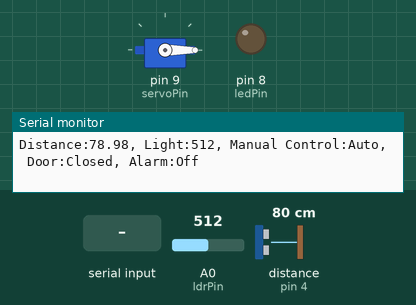
A sketch run on a simulated Arduino Uno, built with avr-gcc and run on an emulated ATmega328P. Parts: servo, output pins drawn as LEDs (lit = HIGH), the last lines printed to the serial monitor. Wiring (inferred from the names in the program): ultrasonic range finder: trigger pin 3; echo pin 4. The test bench sets the inputs (shaded band); at power-on: distance to the obstacle (sensor on pin 4) 80 cm, A0 (ldrPin) = 512. The echo pulse lasts 58.3 µs per cm; pins used as bus, display or sensor lines are not drawn.

Above: at 1.2 s.
1.3 s: distance to the obstacle (sensor on pin 4) set to 56 cm
2.8 s: distance to the obstacle (sensor on pin 4) set to 48 cm
At 4.2 s:
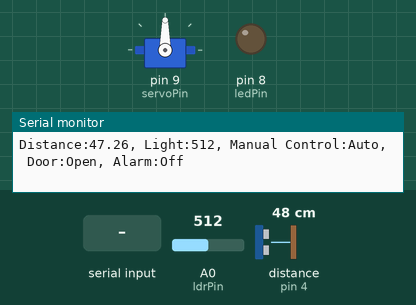
4.5 s: A0 (ldrPin) set to 407
6.0 s: A0 (ldrPin) set to 384
At 7.3 s:
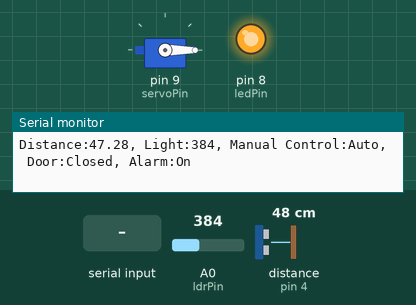
7.6 s: "manual\n" received over Serial
9.6 s: "door\n" received over Serial
At 10.5 s:
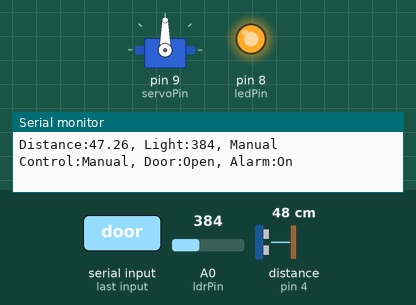
Timing chart, 0 to 12.2 s (numbered marks = the images above; inputs shaded):
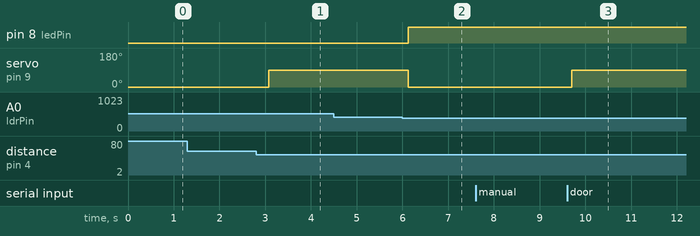

Measured:
- the behaviour switches between 51 and 50 cm on distance to the obstacle (sensor on pin 4) (found by bisection; images 0 and 1)
- the behaviour switches between 401 and 400 on A0 (ldrPin) (found by bisection; images 1 and 2)
- after the input at 2.8 s, servo on pin 9 (servoPin): 0° → 90° after 0.28 s
- after the input at 6.0 s, pin 8 (ledPin): LOW → HIGH after 0.13 s; servo on pin 9 (servoPin): 90° → 0° after 0.13 s
- after the input at 9.6 s, servo on pin 9 (servoPin): 0° → 90° after 0.11 s

The sketch:

edge_devices_cotnroller.ino
```cpp
#include <Servo.h>

const int trigPin = 3;
const int echoPin = 4;
const int ldrPin = A0;
const int ledPin = 8;
const int servoPin = 9;

bool doorOpened = false;
bool alarmOn = false;

bool manualControl = false;  // Tracks if actuators can be trontrolled manually

Servo doorServo;

void setup() {
  Serial.begin(9600);
  pinMode(trigPin, OUTPUT);
  pinMode(echoPin, INPUT);
  pinMode(ledPin, OUTPUT);
  doorServo.attach(servoPin);
  doorServo.write(0);  // Door closed
}

void loop() {
  // Distance calculation
  digitalWrite(trigPin, LOW);
  delayMicroseconds(2);
  digitalWrite(trigPin, HIGH);
  delayMicroseconds(10);
  digitalWrite(trigPin, LOW);
  long duration = pulseIn(echoPin, HIGH);
  float distance = duration * 0.034 / 2;
  bool personDetected = (distance < 50);

  // Light level calculation
  int lightLevel = analogRead(ldrPin);
  bool isBright = lightLevel > 400;

  // Check for serial commands
  if (Serial.available()) {
    String command = Serial.readStringUntil('\n');
    command.trim();

    if (command == "manual") {
      manualControl = !manualControl;  // Activate manual override
    }

    if (command == "door") {
      if (manualControl) {
        doorOpened = !doorOpened;  // Toggle door state
      }
    }

    if (command == "alarm") {
      if (manualControl) {
        alarmOn = !alarmOn;  // Toggle alarm state
      }
    }
  }

  // ---Door Control---
  if (!manualControl) {
    // Only apply automatic control if not in manual override
    if (personDetected && isBright) {
      // At day when there are people
      doorOpened = true;
    } else {
      // At night or no people
      doorOpened = false;
    }
  }

  // ---Alarm Control---
  if (!manualControl) {
    // Only apply automatic control if not in manual override
    if (personDetected && !isBright) {
      // At night when there are people
      alarmOn = true;
    } else {
      alarmOn = false;
    }
  }

  // Apply physical controls
  doorServo.write(doorOpened ? 90 : 0);
  digitalWrite(ledPin, alarmOn ? HIGH : LOW);

  // Serial output to edge server
  Serial.print("Distance:");
  Serial.print(distance);
  Serial.print(", Light:");
  Serial.print(lightLevel);
  Serial.print(", Manual Control:");
  Serial.print(manualControl ? "Manual" : "Auto");
  Serial.print(", Door:");
  Serial.print(doorOpened ? "Open" : "Closed");
  Serial.print(", Alarm:");
  Serial.println(alarmOn ? "On" : "Off");

  delay(500);  // Check every half a second
}
```
